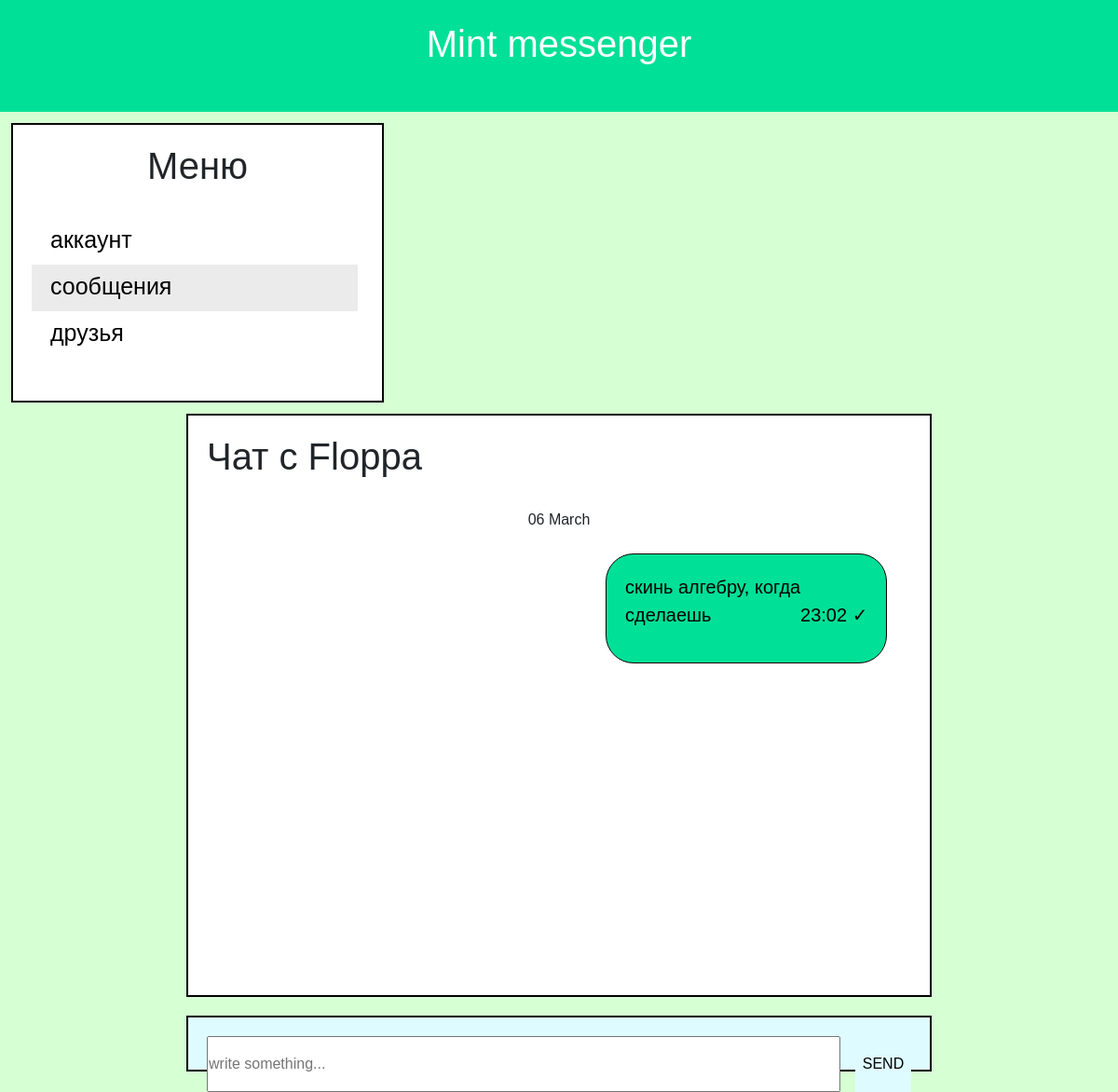
Page /chats/3/ (signed in) on the committed database.
### mint/models.py (models this page shows)
class Messages(models.Model):
    message = models.TextField()
    send_time = models.DateTimeField(auto_now_add=True)
    user = models.ForeignKey(User, db_index=True, on_delete=models.CASCADE, related_name='user')
    user_to = models.ForeignKey(User, db_index=True, on_delete=models.CASCADE, related_name='user_to')
    is_read = models.BooleanField(default=False)
    class Meta:
        ordering = ('send_time', 'message')
    def get_absolute_url_edit(self):
        return reverse('edit', kwargs={'user': User.objects.get(id=self.user_to_id).id,
                                       'message': self.pk})
    def get_absolute_url_delete(self):
        return reverse('delete', kwargs={'message': self.pk})

### mint/views.py (the view, shortened to what this page needs)
# urls.py: path('chats/<int:user>/', Chat.as_view(), name='messages'),
class Chat(DataMixin, ListView, FormView):
    form_class = SendMessageForm
    model = Messages
    template_name = 'mint/messages.html'
    context_object_name = 'messages'
    def dispatch(self, request, *args, **kwargs):
        if not request.user.is_authenticated:
            return HttpResponseRedirect(LOGOUT_REDIRECT_URL)
        return super().dispatch(request, *args, **kwargs)
    def get_queryset(self):
        messages = []
        user = self.kwargs['user']
        user_id = self.request.user.id
        previous_date = ''
        return get_messages(messages, user, user_id, previous_date)
    def get_context_data(self, *, object_list=None, **kwargs):
        current_user = User.objects.get(id=self.kwargs['user']).username
        context = super().get_context_data(**kwargs)
        c_def = self.get_user_context(title='Чат с ' + current_user, option_selected=2)
        context = dict(list(context.items()) + list(c_def.items()))
        return context

### mint/forms.py
class SendMessageForm(forms.ModelForm):
    class Meta:
        model = Messages
        fields = ['message', 'user', 'user_to']
        widgets = {
            'message': forms.TextInput(attrs={'autofocus': True,
                                              'class': 'input_field',
                                              'autocomplete': 'off',
                                              'placeholder': 'write something...',
                                              'title': ''})
        }
    def __init__(self, *args, **kwargs):
        super(SendMessageForm, self).__init__(*args, **kwargs)
        self.fields['message'].label = ''

### mint/templatetags/mint_tags.py (called while the page is built)
@register.inclusion_tag('mint/message_template.html')
def message(m):
    return {'m': m}

### mint/utils.py (called while the page is built)
    def get_user_context(self, **kwargs):
        context = kwargs
        context['menu'] = menu
        return context

### mint/views.py (called while the page is built)
def get_date(given_date, date_shape):
    if date.today().strftime('%Y') == given_date.strftime('%Y'):
        if date.today() == given_date.date():
            message_date = 'Today'
        elif date.today() - timedelta(days=1) == given_date.date():
            message_date = 'Yesterday'
        else:
            message_date = given_date.strftime(date_shape)
    else:
        message_date = given_date.strftime(date_shape + ', %Y')
    return message_date

### mint/templates/mint/messages.html (shortened to what this page needs)
{% extends 'mint/base.html' %}
{% load mint_tags %}
{% block content %}
<body onload="document.location.href='#last'; return false;">
    <div class="block messages overflow">
        <h1>{{ title }}</h1>
        <br>
        {% for m in messages %}
        <div style="text-align: center">
            {% if m.date %}
            <p>{{ m.date }}</p>
            {% endif %}
        </div>
        {% if m.date %}
        <br>
        {% endif %}
        {% if m.is_last %}
        {% message m=m %}
        {% else %}
        {% message m=m %}
        {% endif %}
        {% empty %}
        <h1 style="text-align: center">Пока сообщений нет :(</h1>
        {% endfor %}
    </div>
    <div class="message_input">
        <form method="post">
            {{ form.message }}
            <button type="submit" class="message_submit">SEND</button>
        </form>
    </div>
</body>
{% endblock content %}

### mint/templates/mint/message_template.html (shortened to what this page needs)
{% if m.is_my %}
<div class="message_background" style="display: flex">
    <div class="message your">
        <p>{{ m.message.message }}</p>
        {% if m.is_read %}
        <p class="send_time">{{ m.send_time|date:'H:i' }} ✓✓</p>
        {% else %}
        <p class="send_time">{{ m.send_time|date:'H:i' }} ✓</p>
        {% endif %}
    </div>
</div>
{% endif %}

### mint/static/mint/css/style.css (style rules this page uses)
* { font-family: Arial; margin: 0; padding: 0; }
.block { display: block; width: 100%; border: 2px solid black; margin: 0; margin-bottom: 15px; height: 751px; padding: 20px; background: #fff }
.overflow { overflow: scroll; overflow-x:hidden }
.messages { height: 626px }
.message { display: block; width: 40%; border-radius: 30px; font-size: 20px; background: #fff; color: #000; padding: 20px; border: 1px solid black }
.your { background: #00e096; color: #000; margin-left: 428px; }
.message_input { display: block; height: 60px; width: 100%; border: 2px solid black; margin: 20px auto; padding: 20px; background: #defbff }
.input_field { display: inline-block; width: 90%; height: 60px }
.message_submit { display: inline-block; width: 60px; height: 60px; float: right; cursor: pointer; border: 0; background: #defbff }
.messages p { display: inline }
.send_time { float: right }

### rows in the picture
Messages: date "06 March", message.message "скинь алгебру, когда сделаешь", send_time "23:02"

### other values in the picture
{{ i.title }} "аккаунт" "друзья"
{{ i.title }} "сообщения"
{{ title }} "Чат с Floppa"
